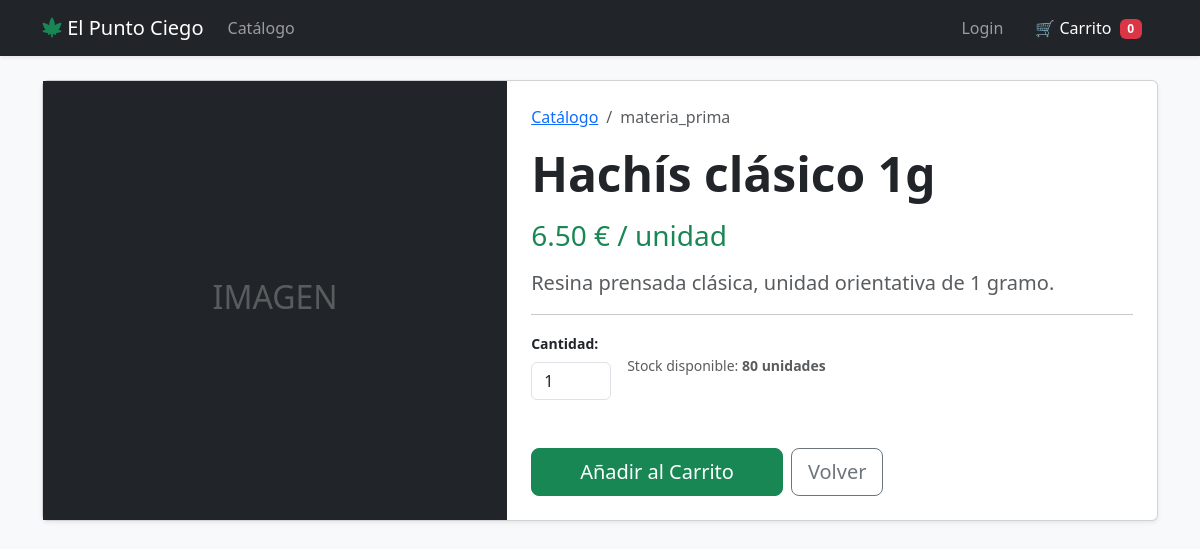
Page /index.php?c=product_show&a=index&id=2 on the committed database.
### tables this page shows
CREATE TABLE products (
    id INT AUTO_INCREMENT,
    category_id INT NOT NULL,
    supplier_id INT NULL,
    name VARCHAR(255) NOT NULL,
    description TEXT,
    price DECIMAL(10,2) NOT NULL,
    is_active TINYINT(1) NOT NULL DEFAULT 1,
    date_create DATETIME NOT NULL DEFAULT CURRENT_TIMESTAMP,
    last_date DATETIME NULL,
    CONSTRAINT pk_products PRIMARY KEY (id),
    CONSTRAINT fk_products_category
        FOREIGN KEY (category_id) REFERENCES categories(id)
        ON DELETE RESTRICT ON UPDATE CASCADE,
    CONSTRAINT fk_products_supplier
        FOREIGN KEY (supplier_id) REFERENCES suppliers(id)
        ON DELETE SET NULL ON UPDATE CASCADE
);

CREATE TABLE categories (
    id INT AUTO_INCREMENT,
    name VARCHAR(255) NOT NULL,
    parent_id INT NULL,
    image VARCHAR(255),
    tax_id INT NULL,
    date_create DATETIME NOT NULL DEFAULT CURRENT_TIMESTAMP,
    last_date DATETIME NULL,
    CONSTRAINT pk_categories PRIMARY KEY (id),
    CONSTRAINT fk_categories_parent
        FOREIGN KEY (parent_id) REFERENCES categories(id)
        ON DELETE SET NULL ON UPDATE CASCADE,
    CONSTRAINT fk_categories_tax
        FOREIGN KEY (tax_id) REFERENCES taxes(id)
        ON DELETE SET NULL ON UPDATE CASCADE
);

### controller/product_show_controller.php (called while the page is built, shortened)
<?php
require_once 'model/ProductModel.php';
class ProductShowController
{
    public function index()
    {
        $id = isset($_GET['id']) ? (int)$_GET['id'] : 0;
        $model = new ProductModel();
        $product = $model->getById($id);
        require 'views/product_show.php';
        require 'views/layouts/main.php';
    }
}

### model/conectaDB.php (called while the page is built, shortened)
<?php
class DB {
	protected static $instance;
	public static function getInstance() {
		if(empty(self::$instance)) {
			$db_info = array(
				"db_host" => "localhost",
				"db_port" => "3306",
				"db_user" => "root",
				"db_pass" => "",
				"db_name" => "el_punto_ciego"
            );
			try {
				self::$instance = new PDO("mysql:host=".$db_info['db_host'].';port='.$db_info['db_port'].';dbname='.$db_info['db_name'], $db_info['db_user'], $db_info['db_pass']);
				self::$instance->setAttribute(PDO::ATTR_ERRMODE, PDO::ERRMODE_SILENT);
				self::$instance->query('SET NAMES utf8');
				self::$instance->query('SET CHARACTER SET utf8');
			} catch(PDOException $error) {
				echo $error->getMessage();
			}
		}
		return self::$instance;
	}
}
?>

### model/ProductModel.php (called while the page is built, shortened)
<?php
require_once 'model/conectaDB.php';
class ProductModel {
    private $db;
    public function __construct() {
        $this->db = DB::getInstance();
    }
    public function getById($id) {
        $sql = "SELECT
                    p.*,
                    c.name AS category_name,
                    COALESCE(s.cantidad, 0) AS stock_qty,
                    t.name AS tax_name,
                    t.rate_iva AS tax_rate
                FROM products p
                INNER JOIN categories c ON p.category_id = c.id
                LEFT JOIN stock s ON s.product_id = p.id
                LEFT JOIN taxes t ON c.tax_id = t.id
                WHERE p.id = :id
                LIMIT 1";
        $stmt = $this->db->prepare($sql);
        $stmt->execute(['id' => (int)$id]);
        return $stmt->fetch(PDO::FETCH_ASSOC);
    }
}

### views/product_show.php (the view, shortened to what this page needs)
<div class="card shadow-sm mt-4">
    <div class="row g-0">
        <div class="col-md-5 bg-dark d-flex align-items-center justify-content-center text-white" style="min-height: 300px;">
            <h2 class="opacity-25">IMAGEN</h2>
        </div>
        <div class="col-md-7">
            <div class="card-body p-4">
                <nav aria-label="breadcrumb">
                    <ol class="breadcrumb">
                        <li class="breadcrumb-item"><a href="index.php?c=product_list">Catálogo</a></li>
                        <li class="breadcrumb-item active"><?php echo $product['category_name']; ?></li>
                    </ol>
                </nav>
                <h1 class="display-5 fw-bold"><?php echo $product['name']; ?></h1>
                <h3 class="text-success my-3"><?php echo number_format($product['price'], 2); ?> € / unidad</h3>
                <p class="lead text-muted">
                    <?php echo nl2br($product['description']); ?>
                </p>
                <hr>
                <div class="d-flex align-items-center mb-4">
                    <form action="index.php?c=cart&a=add&id=<?php echo $product['id']; ?>" method="POST" class="d-flex align-items-center mb-4">
                        <div class="me-3">
                            <label class="form-label small fw-bold">Cantidad:</label>
                            <input type="number" name="quantity" class="form-control" value="1" min="1" max="<?php echo $product['stock_qty']; ?>" style="width: 80px;">
                        </div>
                        <div>
                            <p class="mb-0 small text-muted">
                                Stock disponible: <strong><?php echo $product['stock_qty']; ?> unidades</strong>
                            </p>
                        </div>
                </div>
                <div class="d-grid gap-2 d-md-flex">
                    <?php $outOfStock = ((int)$product['stock_qty'] <= 0); ?>
                    <button class="btn btn-success btn-lg px-5" <?php echo $outOfStock ? 'disabled' : ''; ?>>
                        Añadir al Carrito
                    </button>
                    <a href="index.php?c=product_list" class="btn btn-outline-secondary btn-lg">Volver</a>
                </div>
            </div>
        </div>
    </div>
</div>

### public/css/styles.css (style rules this page uses)
.card { transition: transform .15s ease, box-shadow .15s ease; }

### rows in the picture
products: category.name "materia_prima", name "Hachís clásico 1g", price "6.50", description "Resina prensada clásica, unidad orientativa de 1 gramo."

### other values in the picture
$product['stock_qty'] "80"
